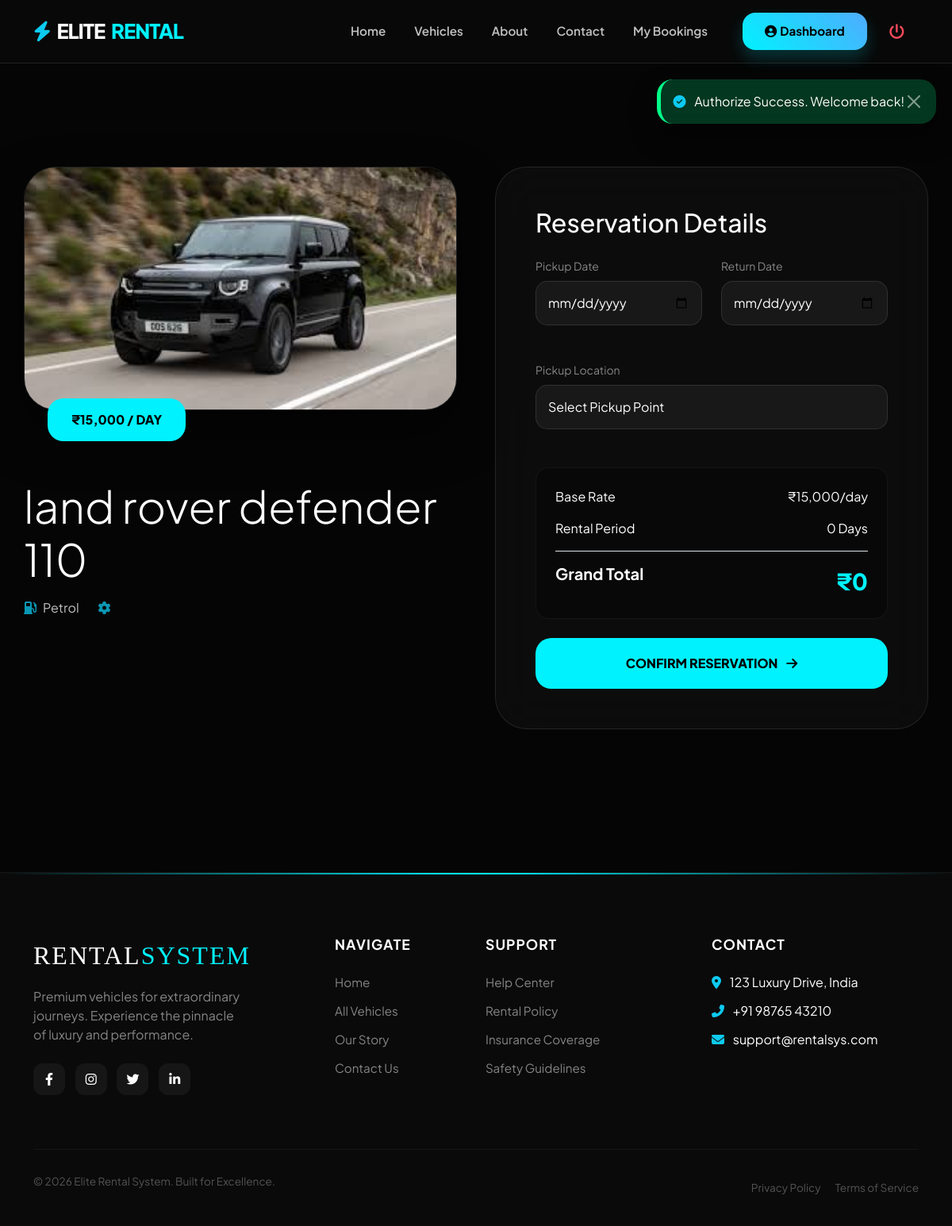
/booking.php?id=7 (signed in), run on the app's committed database.
### tables this page shows
CREATE TABLE `vehicles` (
  `id` int(11) NOT NULL,
  `brand` varchar(100) DEFAULT NULL,
  `model` varchar(100) DEFAULT NULL,
  `type` varchar(50) DEFAULT NULL,
  `price_per_day` int(11) DEFAULT NULL,
  `image` varchar(255) DEFAULT NULL,
  `fuel_type` varchar(50) DEFAULT NULL,
  `transmission` varchar(50) DEFAULT NULL,
  `seats` int(11) DEFAULT NULL,
  `hp` int(11) DEFAULT NULL,
  `status` varchar(20) DEFAULT 'available'
);

### booking.php (the view, shortened to what this page needs)
<?php
require_once(__DIR__ . '/includes/db.php');
include(__DIR__ . '/includes/header.php');
$v_id = isset($_GET['id']) ? mysqli_real_escape_string($conn, $_GET['id']) : 0;
$query = "SELECT * FROM vehicles WHERE id = '$v_id'";
$result = mysqli_query($conn, $query);
$vehicle = mysqli_fetch_assoc($result);
?>
<link rel="stylesheet" href="assets/style.css">
<div class="container booking-wrapper">
    <div class="row g-5">
        <div class="col-lg-6">
            <div class="vehicle-preview animate__animated animate__fadeInLeft">
                <img src="uploads/vehicles/<?php echo $vehicle['image']; ?>" class="preview-img" alt="Vehicle">
                <div class="price-badge">₹<?php echo number_format($vehicle['price_per_day']); ?> / DAY</div>
                <div class="mt-5">
                    <h1 class="display-4 fw-800 mb-3"><?php echo $vehicle['brand'] . " " . $vehicle['model']; ?></h1>
                    <div class="d-flex flex-wrap gap-4 opacity-75 mb-4">
                        <span><i class="fas fa-gas-pump text-info me-2"></i><?php echo $vehicle['fuel_type']; ?></span>
                        <span><i class="fas fa-cog text-info me-2"></i><?php echo $vehicle['transmission']; ?></span>
                    </div>
                </div>
            </div>
        </div>
        <div class="col-lg-6">
            <div class="booking-card animate__animated animate__fadeInRight">
                <h2 class="fw-800 mb-4">Reservation Details</h2>
                <form action="<?php echo BASE_URL; ?>payment/payment.php" method="POST" id="bookingForm">
                    <div class="row">
                        <div class="col-md-6 mb-4">
                            <label class="form-label text-white-50 small">Pickup Date</label>
                            <input type="date" name="from_date" id="from_date" class="form-control" required min="<?php echo date('Y-m-d'); ?>">
                        </div>
                        <div class="col-md-6 mb-4">
                            <label class="form-label text-white-50 small">Return Date</label>
                            <input type="date" name="to_date" id="to_date" class="form-control" required min="<?php echo date('Y-m-d'); ?>">
                        </div>
                    </div>
                    <div class="mb-4">
                        <label class="form-label text-white-50 small">Pickup Location</label>
                        <select name="location" class="form-control" required>
                            <option value="">Select Pickup Point</option>
                        </select>
                    </div>
                    <div class="booking-summary mt-5 p-4 rounded-4" style="background: rgba(0,0,0,0.3); border: 1px solid rgba(255,255,255,0.05);">
                        <div class="d-flex justify-content-between mb-3">
                            <span>Base Rate</span>
                            <span>₹<?php echo number_format($vehicle['price_per_day']); ?>/day</span>
                        </div>
                        <div class="d-flex justify-content-between mb-3">
                            <span>Rental Period</span>
                            <span id="day_count">0 Days</span>
                        </div>
                        <div class="d-flex justify-content-between border-top pt-3">
                            <span class="h5 fw-bold">Grand Total</span>
                            <span class="total-price-display" id="total_price_display">₹0</span>
                        </div>
                    </div>
                    <button type="submit" class="btn-confirm mt-4">Confirm Reservation <i class="fas fa-arrow-right ms-2"></i></button>
                </form>
            </div>
        </div>
    </div>
</div>
<?php include(__DIR__ . '/includes/footer.php'); ?>

### assets/style.css (style rules this page uses)
:root { --glass: rgba(255, 255, 255, 0.05); --accent: #00f2fe; --accent-2: #4facfe; }
body { background: #050505 !important; font-family: 'Plus Jakarta Sans', sans-serif; color: #fff; overflow-x: hidden; }
:root { --accent: #00f2fe; --card-bg: rgba(255, 255, 255, 0.03); }
body { background: #050505 !important; font-family: 'Plus Jakarta Sans', sans-serif; color: #fff; }
:root { --accent: #00f2fe; --dark-card: #0f1115; }
body { background: #050505 !important; color: #fff; font-family: 'Plus Jakarta Sans', sans-serif; }
:root { --accent: #00f2fe; --accent-glow: rgba(0, 242, 254, 0.4); --card-bg: rgba(255, 255, 255, 0.03); }
.form-control { background: rgba(255,255,255,0.03) !important; border: 1px solid rgba(255,255,255,0.1); border-radius: 18px; color: #fff !important; padding: 18px 25px; margin-bottom: 20px; }
:root { --accent: #00f2fe; --glass: rgba(255, 255, 255, 0.03); }
.booking-wrapper { padding: 120px 0 80px; }
.vehicle-preview { position: sticky; top: 120px; }
.preview-img { width: 100%; border-radius: 40px; border: 1px solid rgba(255,255,255,0.1); box-shadow: 0 30px 60px rgba(0,0,0,0.5); }
.price-badge { background: var(--accent); color: #000; padding: 15px 30px; border-radius: 20px; font-weight: 800; display: inline-block; margin-top: -30px; position: relative; margin-left: 30px; }
.booking-card { background: var(--glass); backdrop-filter: blur(30px); border: 1px solid rgba(255,255,255,0.1); border-radius: 40px; padding: 50px; }
.form-control { background: rgba(255,255,255,0.05) !important; border: 1px solid rgba(255,255,255,0.1); border-radius: 15px; color: #fff !important; padding: 15px; }
.total-price-display { font-size: 1.8rem; font-weight: 800; color: var(--accent); }
.btn-confirm { background: var(--accent); color: #000; border: none; padding: 20px; border-radius: 20px; font-weight: 800; text-transform: uppercase; width: 100%; transition: 0.4s; }
body { background: #050505 !important; color: #fff; font-family: 'Plus Jakarta Sans', sans-serif; overflow-x: hidden; }

### includes/header.php (style rules this page uses)
:root { --accent: #00f2fe; --nav-bg: rgba(10, 10, 10, 0.85); }
body { font-family: 'Plus Jakarta Sans', sans-serif; padding-top: 90px; background: #050505; color: #fff; }

### includes/footer.php (style rules this page uses)
:root { --footer-bg: #0a0a0a; --accent-glow: #00f2fe; }

### data on the page
vehicles: image (picture), price_per_day "15,000", brand "land rover", model "defender 110", fuel_type "Petrol"

### other printed values
$parts[0] "ELITE"
$parts[1] "RENTAL"
$_SESSION['success'] "Authorize Success. Welcome back!"
